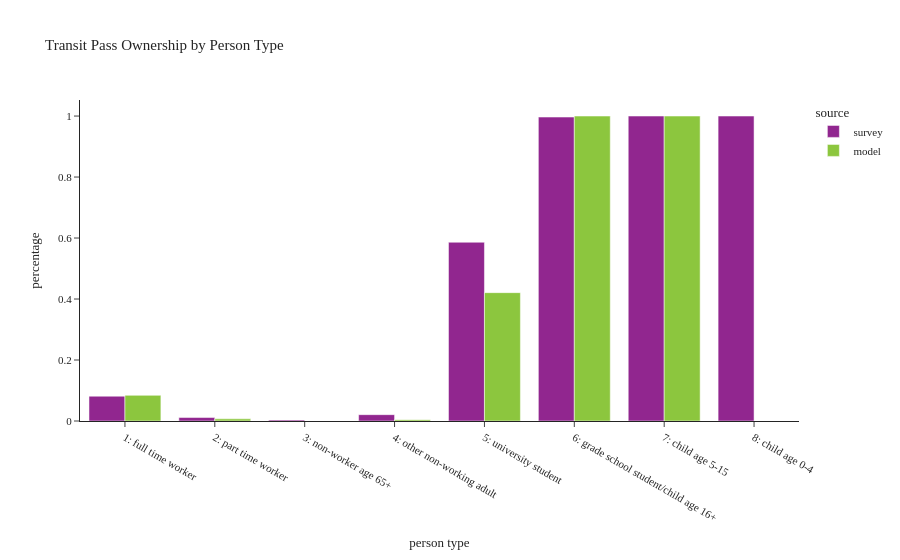

The code cell stored with this chart in its notebook:
### Code cell
plot_transit_pass(person, 'pptyp_label', 'Person Type', 'person type')

### Figure 1 — Plotly figure (JSON) as saved in the notebook; plotly's stock layout.template omitted (floating-point values rounded to 4 significant figures)
{"data": [{"alignmentgroup": "True", "customdata": [[530], [24], [1], [15], [127], [117], [573], [288]], "hovertemplate": "source=survey<br>pptyp_label=%{x}<br>percentage=%{y}<br>sample count=%{customdata[0]}<extra></extra>", "legendgroup": "survey", "marker": {"color": "#91268F", "pattern": {"shape": ""}}, "name": "survey", "offsetgroup": "survey", "orientation": "v", "showlegend": true, "textposition": "auto", "type": "bar", "x": ["1: full time worker", "2: part time worker", "3: non-worker age 65+", "4: other non-working adult", "5: university student", "6: grade school student/child age 16+", "7: child age 5-15", "8: child age 0-4"], "xaxis": "x", "y": [0.08133, 0.01135, 0.003157, 0.02075, 0.5862, 0.9967, 1.0, 1.0], "yaxis": "y"}, {"alignmentgroup": "True", "customdata": [[154192], [2477], [115], [2482], [68348], [127563], [557103]], "hovertemplate": "source=model<br>pptyp_label=%{x}<br>percentage=%{y}<br>sample count=%{customdata[0]}<extra></extra>", "legendgroup": "model", "marker": {"color": "#8CC63E", "pattern": {"shape": ""}}, "name": "model", "offsetgroup": "model", "orientation": "v", "showlegend": true, "textposition": "auto", "type": "bar", "x": ["1: full time worker", "2: part time worker", "3: non-worker age 65+", "4: other non-working adult", "5: university student", "6: grade school student/child age 16+", "7: child age 5-15"], "xaxis": "x", "y": [0.08411, 0.007098, 0.0002211, 0.004416, 0.4209, 1.0, 1.0], "yaxis": "y"}], "layout": {"barmode": "group", "legend": {"title": {"text": "source"}, "tracegroupgap": 0}, "title": {"text": "Transit Pass Ownership by Person Type"}, "xaxis": {"anchor": "y", "domain": [0.0, 1.0], "title": {"text": "person type"}}, "yaxis": {"anchor": "x", "domain": [0.0, 1.0], "title": {"text": "percentage"}}}}
